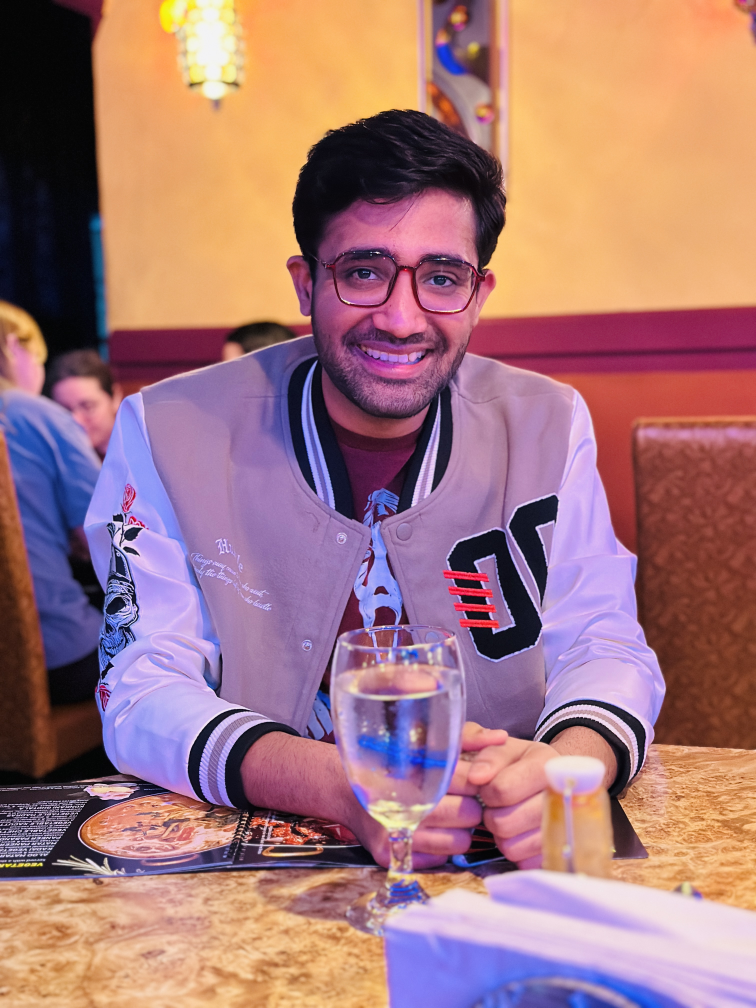
#> input picture AR_Project/Face_Recognition/photos/abhi.jpg, 3024 x 4032 px, given in place of the camera (shown at 1/4 size)
$ python v03_cv_detection.py
#> lines starting #> are read from the running program, lines starting #| are printed output that depends on the picture; after the words box and inside, x2 and y2 are one past the last pixel; in counts of white or black regions, pixels touching at a corner belong together
import numpy as np
import cv2

def on_trackbar_change(val):
    pass

def initialize_trackbars(window_name):
    cv2.namedWindow(window_name, cv2.WINDOW_NORMAL)
    cv2.resizeWindow(window_name, 400, 200)
    cv2.createTrackbar('Hue Low', window_name, 82, 179, on_trackbar_change)
    cv2.createTrackbar('Hue High', window_name, 125, 179, on_trackbar_change)
    cv2.createTrackbar('Sat Low', window_name, 128, 255, on_trackbar_change)
    cv2.createTrackbar('Sat High', window_name, 243, 255, on_trackbar_change)
    cv2.createTrackbar('Val Low', window_name, 154, 255, on_trackbar_change)
    cv2.createTrackbar('Val High', window_name, 251, 255, on_trackbar_change)

def get_trackbar_values(window_name):
    hue_low = cv2.getTrackbarPos('Hue Low', window_name)
    hue_high = cv2.getTrackbarPos('Hue High', window_name)
    sat_low = cv2.getTrackbarPos('Sat Low', window_name)
    sat_high = cv2.getTrackbarPos('Sat High', window_name)
    val_low = cv2.getTrackbarPos('Val Low', window_name)
    val_high = cv2.getTrackbarPos('Val High', window_name)
    return hue_low, hue_high, sat_low, sat_high, val_low, val_high

def main():
    # Initialize webcam
    cap = cv2.VideoCapture(0)
    if not cap.isOpened():
        print("Error: Could not open webcam.")
        return

    # Set the webcam resolution (match working script)
    cap.set(cv2.CAP_PROP_FRAME_WIDTH, 1280)
    cap.set(cv2.CAP_PROP_FRAME_HEIGHT, 720)
    cap.set(cv2.CAP_PROP_FPS, 30)

    # Initialize trackbars
    trackbar_window = 'Trackbars'
    initialize_trackbars(trackbar_window)

    print("Press 'q' to exit.")

    while True:
        ret, frame = cap.read()
#> frame is the input picture: shape (4032, 3024, 3); mean B, G, R 124.2, 119.8, 164.5
        if not ret:
            print("Error: Failed to capture frame.")
            break

        hsv_frame = cv2.cvtColor(frame, cv2.COLOR_BGR2HSV)
#> hsv_frame: shape (4032, 3024, 3); mean H, S, V 84.3, 113.4, 177.7
        hue_low, hue_high, sat_low, sat_high, val_low, val_high = get_trackbar_values(trackbar_window)

        lower_bound = np.array([hue_low, sat_low, val_low])
        upper_bound = np.array([hue_high, sat_high, val_high])
        mask = cv2.inRange(hsv_frame, lower_bound, upper_bound)
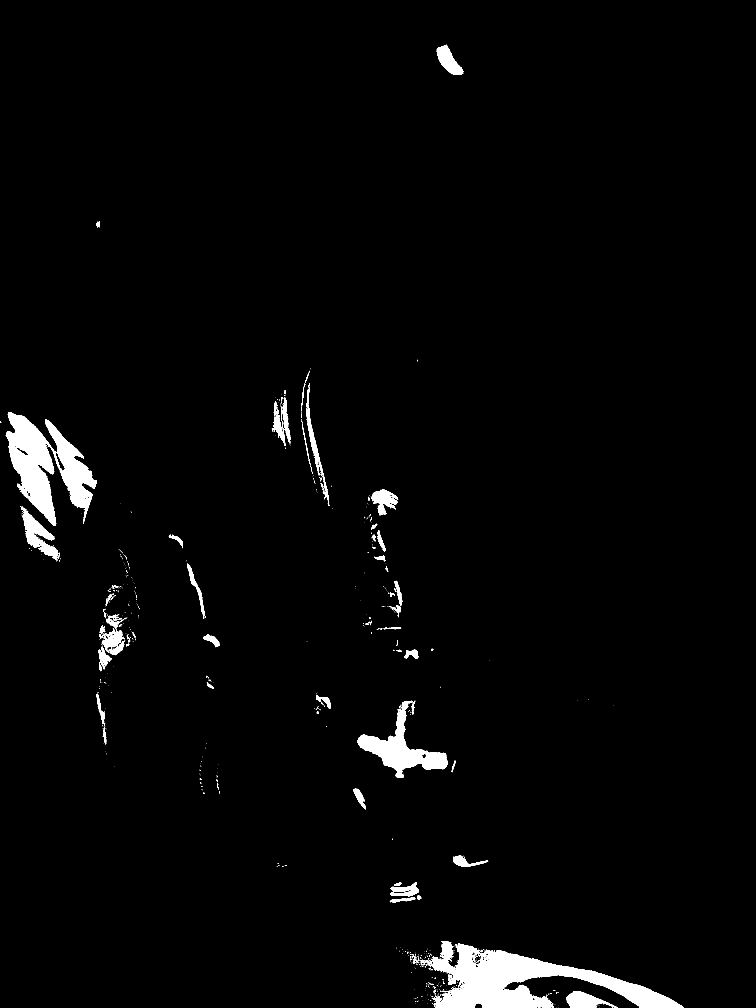
#> mask: shape (4032, 3024) (shown at 1/4 size); 2.4% white; 900 white regions (788 under 20 px)

        contours, _ = cv2.findContours(mask, cv2.RETR_EXTERNAL, cv2.CHAIN_APPROX_SIMPLE)
#> contours = 895 contours, 815 with area under 20; largest, box (x1, y1, x2, y2) and area: (1716, 3764, 2736, 4032) 106683, (23, 1648, 387, 2102) 72405, (1430, 2803, 1791, 3110) 31941, (89, 2031, 232, 2242) 10066, (2266, 3964, 2471, 4032) 7089
        for contour in contours:
            if cv2.contourArea(contour) > 50:
                x, y, w, h = cv2.boundingRect(contour)
                cv2.rectangle(frame, (x, y), (x + w, y + h), (255, 0, 0), 2)
                center_x, center_y = x + w // 2, y + h // 2
                cv2.circle(frame, (center_x, center_y), 5, (0, 255, 0), -1)
#> this loop made 895 passes
#> (x, y, w, h, center_x, center_y) on passes 65, 160, 177, 183, 273, 274, 275, 276, 277, 289, 295, 320: (2266, 3964, 205, 68, 2368, 3998), (1711, 3850, 19, 17, 1720, 3858), (1682, 3840, 20, 12, 1692, 3846), (1704, 3839, 14, 16, 1711, 3847), (1716, 3764, 1020, 268, 2226, 3898), (1559, 3589, 103, 20, 1610, 3599), (1669, 3582, 16, 15, 1677, 3589), (1577, 3529, 28, 15, 1591, 3536), (1562, 3528, 114, 57, 1619, 3556), (1812, 3423, 141, 43, 1882, 3444), (1415, 3153, 49, 84, 1439, 3195), (1806, 3042, 16, 47, 1814, 3065)
#> (x, y, w, h) on pass 732: (1511, 2120, 31, 88)

        cv2.imshow('Original Frame', frame)
        cv2.imshow('Mask', mask)

        if cv2.waitKey(1) & 0xFF == ord('q'):
#> (key q is pressed here)
            break

    cap.release()
    cv2.destroyAllWindows()

if __name__ == "__main__":
    main()

$ run again, on AR_Project/Face_Recognition/photos/jay.jpg
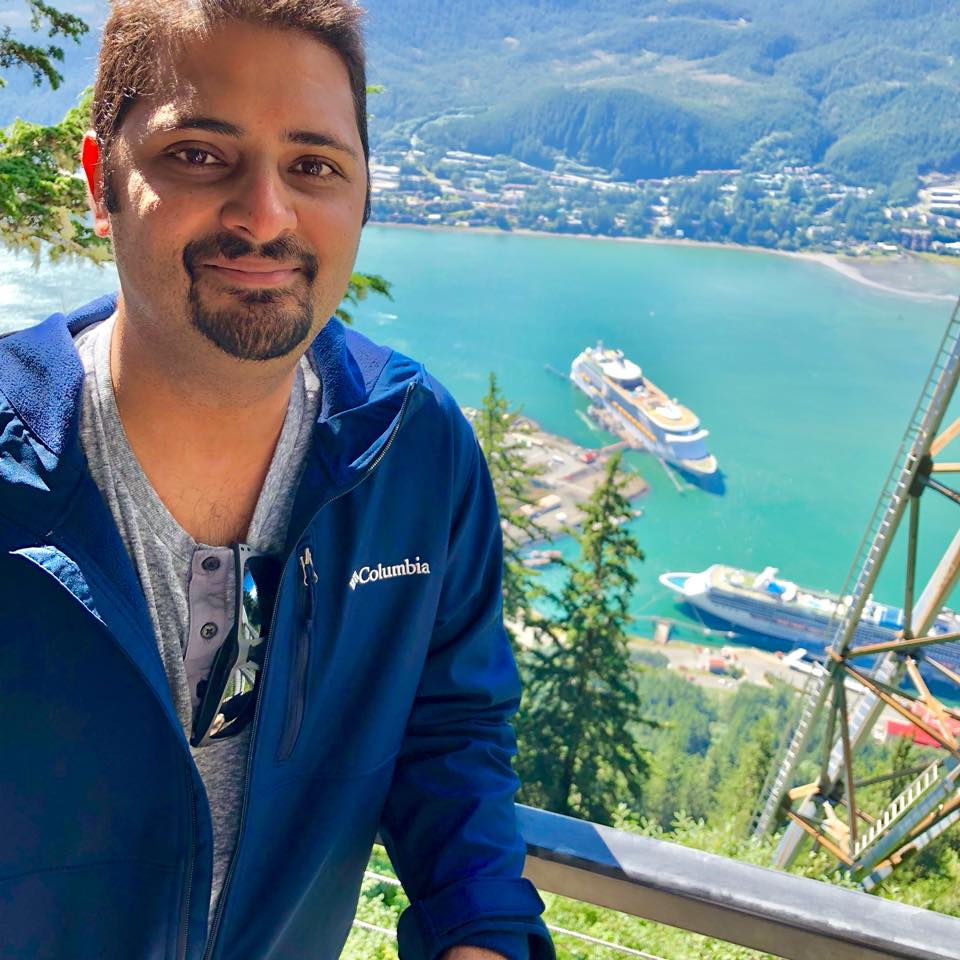
#> input picture AR_Project/Face_Recognition/photos/jay.jpg, 960 x 960 px, given in place of the camera
#> in main, frame is the input picture: shape (960, 960, 3); mean B, G, R 136.6, 127, 99.7
#> hsv_frame: shape (960, 960, 3); mean H, S, V 81.2, 132.3, 154
#> in main, `mask = cv2.inRange(hsv_frame, lower_bound, upper_bound)`:
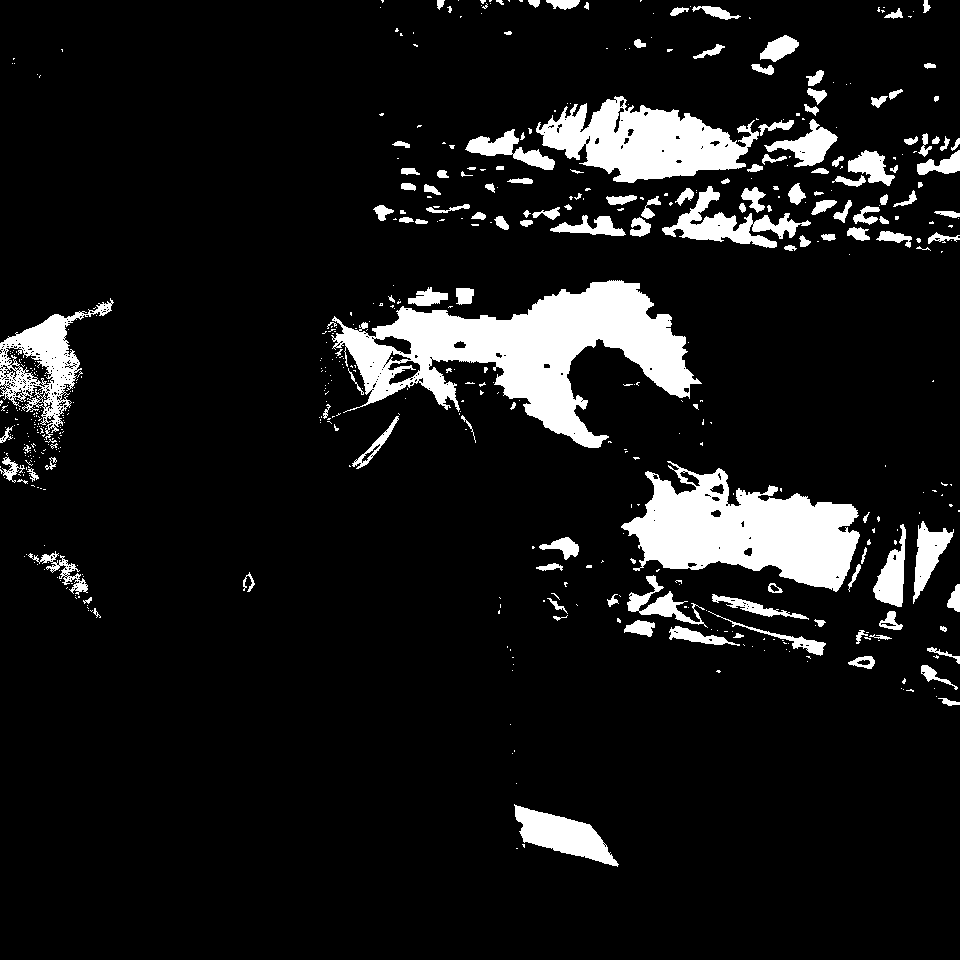
#> mask: shape (960, 960); 9.7% white; 554 white regions (410 under 20 px)
#> contours = 532 contours, 417 with area under 20; largest, box (x1, y1, x2, y2) and area: (331, 280, 702, 448) 25319, (621, 461, 860, 592) 17010, (536, 96, 759, 183) 10530, (0, 298, 114, 440) 5688, (514, 804, 619, 867) 2886
#> the loop in main, `for contour in contours:` made 532 passes
#> (x, y, w, h, center_x, center_y) on passes 3, 8, 17, 21, 28, 48, 50, 54: (514, 804, 105, 63, 566, 835), (938, 698, 22, 8, 949, 702), (921, 665, 37, 25, 939, 677), (848, 656, 27, 13, 861, 662), (927, 647, 33, 17, 943, 655), (669, 626, 71, 20, 704, 636), (624, 620, 31, 17, 639, 628), (879, 611, 24, 19, 891, 620)
#> after the loop in main, `for contour in contours:`:
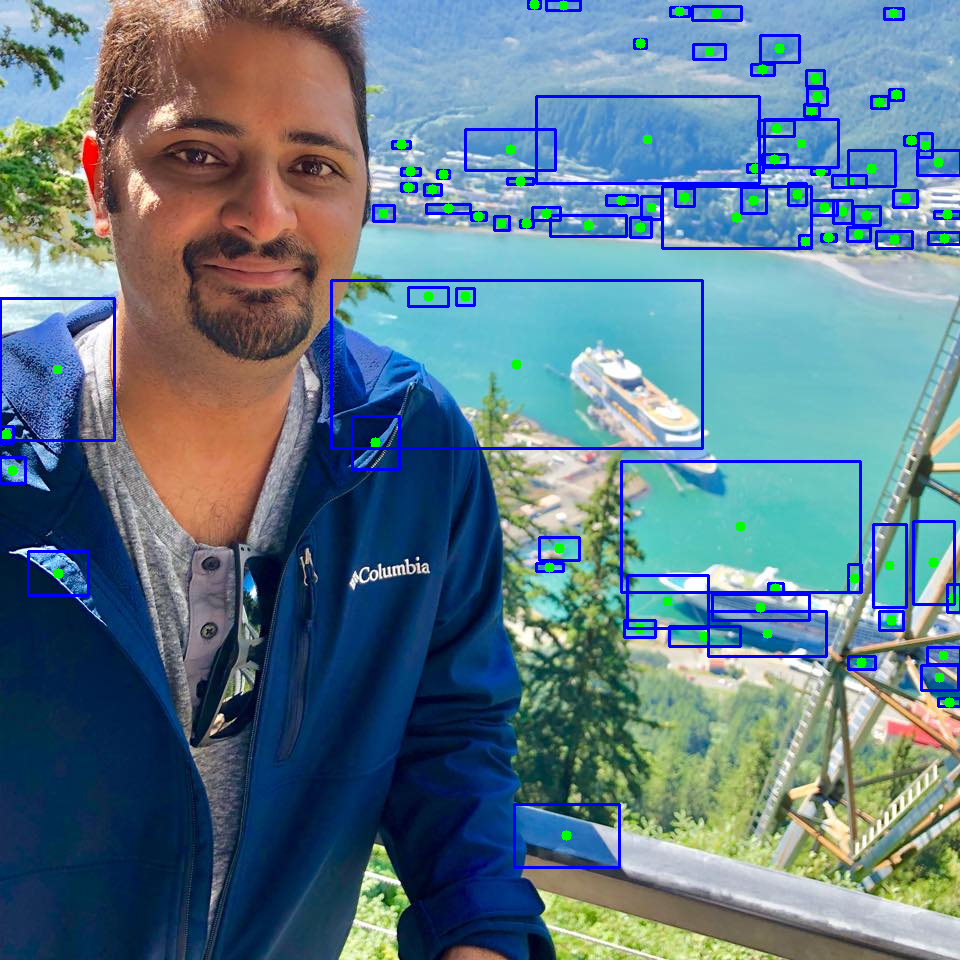
#> frame: shape (960, 960, 3); 4.1% of pixels changed, all inside (x1, y1, x2, y2) = (0, 0, 960, 869)
